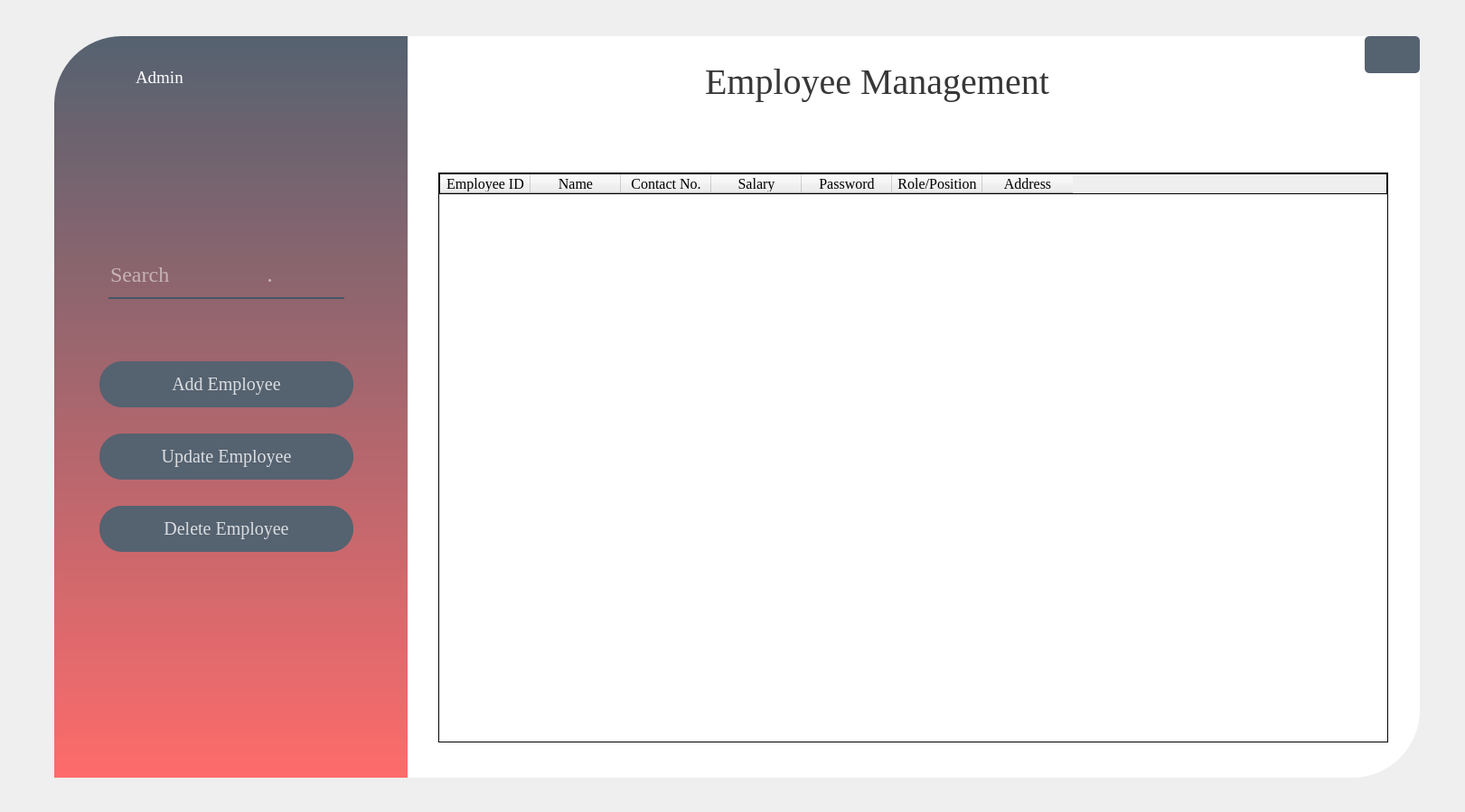
<?xml version="1.0" encoding="UTF-8"?>
<ui version="4.0">
 <class>ManageEmpWindow</class>
 <widget class="QWidget" name="ManageEmpWindow">
  <property name="geometry">
   <rect>
    <x>0</x>
    <y>0</y>
    <width>1621</width>
    <height>899</height>
   </rect>
  </property>
  <property name="windowTitle">
   <string>Form</string>
  </property>
  <property name="styleSheet">
   <string notr="true">QPushButton{
background-color:rgba(85,98,112,255);
color:rgba(255,255,255,200);
border-radius:25px

}

QPushButton:hover{
background-color:rgba(255,107,107,255);

}

QPushButton:pressed{
padding-left:5px;
padding-top:5px;
background-color:rgba(255,107,107,255):
backgound-position:calc(100% -10px)center:
}

</string>
  </property>
  <widget class="QLabel" name="label">
   <property name="geometry">
    <rect>
     <x>60</x>
     <y>40</y>
     <width>1511</width>
     <height>821</height>
    </rect>
   </property>
   <property name="styleSheet">
    <string notr="true">background-color:rgba(255,255,255,255);
border-bottom-right-radius:75px;
border-top-left-radius:75px;
border-top-right-radius:5px;







</string>
   </property>
   <property name="text">
    <string/>
   </property>
  </widget>
  <widget class="QLabel" name="label_2">
   <property name="geometry">
    <rect>
     <x>60</x>
     <y>40</y>
     <width>391</width>
     <height>821</height>
    </rect>
   </property>
   <property name="styleSheet">
    <string notr="true">background-color: qlineargradient(spread:pad, x1:0, y1:0, x2:0, y2:1, stop:0 rgba(85, 98,112, 255), stop:1 rgba(255, 107, 107, 255));
border-top-left-radius:75px;</string>
   </property>
   <property name="text">
    <string/>
   </property>
  </widget>
  <widget class="QPushButton" name="manageEmp">
   <property name="geometry">
    <rect>
     <x>110</x>
     <y>480</y>
     <width>281</width>
     <height>51</height>
    </rect>
   </property>
   <property name="font">
    <font>
     <family>Times New Roman</family>
     <pointsize>15</pointsize>
     <weight>50</weight>
     <bold>false</bold>
    </font>
   </property>
   <property name="cursor">
    <cursorShape>PointingHandCursor</cursorShape>
   </property>
   <property name="layoutDirection">
    <enum>Qt::RightToLeft</enum>
   </property>
   <property name="styleSheet">
    <string notr="true"/>
   </property>
   <property name="text">
    <string>Update Employee</string>
   </property>
  </widget>
  <widget class="QPushButton" name="pushButton_3">
   <property name="geometry">
    <rect>
     <x>1510</x>
     <y>40</y>
     <width>61</width>
     <height>41</height>
    </rect>
   </property>
   <property name="font">
    <font>
     <pointsize>10</pointsize>
     <weight>75</weight>
     <bold>true</bold>
    </font>
   </property>
   <property name="cursor">
    <cursorShape>PointingHandCursor</cursorShape>
   </property>
   <property name="styleSheet">
    <string notr="true">image: url(:/images/back2.png);
border-radius:5px;</string>
   </property>
   <property name="text">
    <string/>
   </property>
  </widget>
  <widget class="QLabel" name="label_3">
   <property name="geometry">
    <rect>
     <x>780</x>
     <y>50</y>
     <width>481</width>
     <height>81</height>
    </rect>
   </property>
   <property name="font">
    <font>
     <family>Times New Roman</family>
     <pointsize>30</pointsize>
     <weight>50</weight>
     <bold>false</bold>
    </font>
   </property>
   <property name="styleSheet">
    <string notr="true">color:rgba(0,0,0,200);</string>
   </property>
   <property name="text">
    <string>Employee Management</string>
   </property>
  </widget>
  <widget class="QTableWidget" name="tableWidget">
   <property name="geometry">
    <rect>
     <x>485</x>
     <y>191</y>
     <width>1051</width>
     <height>631</height>
    </rect>
   </property>
   <property name="focusPolicy">
    <enum>Qt::StrongFocus</enum>
   </property>
   <property name="styleSheet">
    <string notr="true">border: 1px solid black;


</string>
   </property>
   <property name="frameShape">
    <enum>QFrame::Box</enum>
   </property>
   <property name="editTriggers">
    <set>QAbstractItemView::NoEditTriggers</set>
   </property>
   <property name="alternatingRowColors">
    <bool>false</bool>
   </property>
   <property name="selectionMode">
    <enum>QAbstractItemView::SingleSelection</enum>
   </property>
   <property name="selectionBehavior">
    <enum>QAbstractItemView::SelectRows</enum>
   </property>
   <property name="gridStyle">
    <enum>Qt::SolidLine</enum>
   </property>
   <property name="sortingEnabled">
    <bool>true</bool>
   </property>
   <column>
    <property name="text">
     <string>Employee ID</string>
    </property>
    <property name="font">
     <font>
      <family>Times New Roman</family>
      <pointsize>12</pointsize>
     </font>
    </property>
   </column>
   <column>
    <property name="text">
     <string>Name</string>
    </property>
    <property name="font">
     <font>
      <family>Times New Roman</family>
      <pointsize>12</pointsize>
     </font>
    </property>
   </column>
   <column>
    <property name="text">
     <string>Contact No.</string>
    </property>
    <property name="font">
     <font>
      <family>Times New Roman</family>
      <pointsize>12</pointsize>
     </font>
    </property>
   </column>
   <column>
    <property name="text">
     <string>Salary</string>
    </property>
    <property name="font">
     <font>
      <family>Times New Roman</family>
      <pointsize>12</pointsize>
     </font>
    </property>
   </column>
   <column>
    <property name="text">
     <string>Password</string>
    </property>
    <property name="font">
     <font>
      <family>Times New Roman</family>
      <pointsize>12</pointsize>
     </font>
    </property>
   </column>
   <column>
    <property name="text">
     <string>Role/Position</string>
    </property>
    <property name="font">
     <font>
      <family>Times New Roman</family>
      <pointsize>12</pointsize>
     </font>
    </property>
   </column>
   <column>
    <property name="text">
     <string>Address</string>
    </property>
    <property name="font">
     <font>
      <family>Times New Roman</family>
      <pointsize>12</pointsize>
     </font>
    </property>
   </column>
  </widget>
  <widget class="QPushButton" name="manageEmp_2">
   <property name="geometry">
    <rect>
     <x>110</x>
     <y>400</y>
     <width>281</width>
     <height>51</height>
    </rect>
   </property>
   <property name="font">
    <font>
     <family>Times New Roman</family>
     <pointsize>15</pointsize>
     <weight>50</weight>
     <bold>false</bold>
    </font>
   </property>
   <property name="cursor">
    <cursorShape>PointingHandCursor</cursorShape>
   </property>
   <property name="layoutDirection">
    <enum>Qt::RightToLeft</enum>
   </property>
   <property name="styleSheet">
    <string notr="true"/>
   </property>
   <property name="text">
    <string>Add Employee</string>
   </property>
  </widget>
  <widget class="QPushButton" name="manageEmp_3">
   <property name="geometry">
    <rect>
     <x>110</x>
     <y>560</y>
     <width>281</width>
     <height>51</height>
    </rect>
   </property>
   <property name="font">
    <font>
     <family>Times New Roman</family>
     <pointsize>15</pointsize>
     <weight>50</weight>
     <bold>false</bold>
    </font>
   </property>
   <property name="cursor">
    <cursorShape>PointingHandCursor</cursorShape>
   </property>
   <property name="layoutDirection">
    <enum>Qt::RightToLeft</enum>
   </property>
   <property name="styleSheet">
    <string notr="true"/>
   </property>
   <property name="text">
    <string>Delete Employee</string>
   </property>
  </widget>
  <widget class="QLineEdit" name="search_LE">
   <property name="geometry">
    <rect>
     <x>120</x>
     <y>280</y>
     <width>261</width>
     <height>51</height>
    </rect>
   </property>
   <property name="font">
    <font>
     <family>Times New Roman</family>
     <pointsize>18</pointsize>
    </font>
   </property>
   <property name="styleSheet">
    <string notr="true">background-color:rgba(0,0,0,0);
border:none;
border-bottom:2px solid rgba(46,82,101,200);
color:white;
padding-bottom:4px;
</string>
   </property>
   <property name="text">
    <string/>
   </property>
   <property name="placeholderText">
    <string>Search                  </string>
   </property>
  </widget>
  <widget class="QLabel" name="label_4">
   <property name="geometry">
    <rect>
     <x>80</x>
     <y>60</y>
     <width>71</width>
     <height>51</height>
    </rect>
   </property>
   <property name="styleSheet">
    <string notr="true">image: url(:/images/profile.png);</string>
   </property>
   <property name="text">
    <string/>
   </property>
  </widget>
  <widget class="QLabel" name="label_5">
   <property name="geometry">
    <rect>
     <x>150</x>
     <y>70</y>
     <width>91</width>
     <height>31</height>
    </rect>
   </property>
   <property name="font">
    <font>
     <family>Times New Roman</family>
     <pointsize>14</pointsize>
    </font>
   </property>
   <property name="autoFillBackground">
    <bool>false</bool>
   </property>
   <property name="styleSheet">
    <string notr="true">color:white;</string>
   </property>
   <property name="text">
    <string>Admin</string>
   </property>
  </widget>
 </widget>
 <resources>
  <include location="res.qrc"/>
 </resources>
 <connections/>
</ui>
